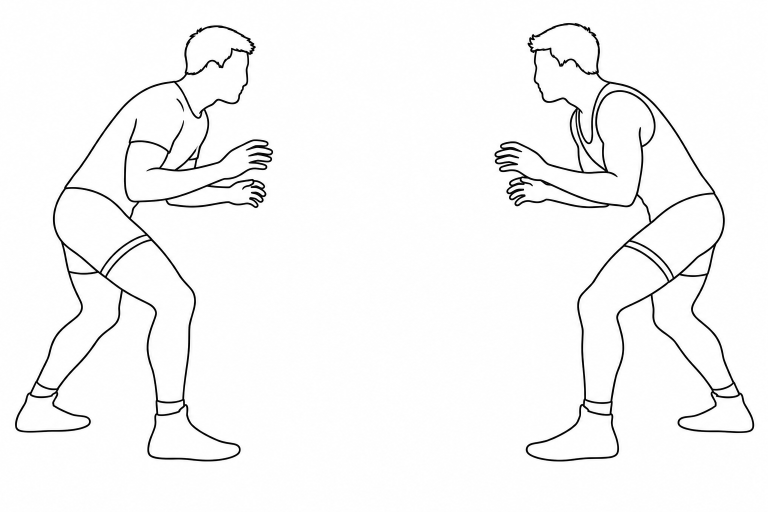
#> input picture tools/wrestle/raw/1.png, 1536 x 1024 px (shown at 1/2 size); its folder holds 4 pictures in this run
$ python build.py
#> lines starting #> are read from the running program, lines starting #| are printed output that depends on the picture; after the words box and inside, x2 and y2 are one past the last pixel; in counts of white or black regions, pixels touching at a corner belong together
"""
Build the home-page wrestling frames from the nine line drawings in raw/.

    python3 tools/wrestle/build.py          (from the repository root)

raw/1.png … raw/9.png are the drawings in action order:
  1 apart in stance   2 stepping in   3 stepping in, closer   4 stance, closer
  5 reaching          6 hand fight    7 first contact         8 tie-up   9 locked

What it does:
  • puts back the hairline and ear on the heads that were drawn without them
    (both men in frame 7, the man in the t-shirt in frame 9), copied from
    frame 4 and fitted to each head;
  • cuts each man out of frames 1–5, so the two can step in independently;
  • scales every frame to the same body size and puts every foot on one
    ground line;
  • chains the steps so a planted foot never slides: a step keeps the back
    foot where it was, and the stance after it keeps the front foot where it
    landed;
  • writes ivory line art (with a soft dark fill inside each body, so the
    figures read clearly over the scenery) to assets/img/wrestle/, plus
    frames.json, which says where each layer sits in every beat.
"""
import json, os
import cv2
import numpy as np
from PIL import Image

HERE = os.path.dirname(os.path.abspath(__file__))
ROOT = os.path.abspath(os.path.join(HERE, "..", ".."))
OUT = os.path.join(ROOT, "assets", "img", "wrestle")
W, H = 1536, 1024
GROUND = 922                                   # every foot ends up on this line
INK = np.array([210, 230, 239], np.float32)    # ivory lines (BGR) — #efe6d2
FILL = np.array([25, 17, 13], np.float32)      # dark navy inside the bodies (BGR) — #0d1119
FILL_ALPHA = 0.68
LINE_GROW = 3                                  # thicken the drawn lines a touch so they hold up on a phone (px)
RES = 0.75                                     # published size relative to the drawings; plenty for a retina screen
# frames 6–9 were drawn a little closer to the camera; this brings the men
# back to the size they are in frames 1–5 (measured from shoe length and head width)
SCALE = {6: 0.965, 7: 0.935, 8: 0.935, 9: 0.935}


def load(i):
#> called with i = 1
    return cv2.imread(os.path.join(HERE, "raw", f"{i}.png"), cv2.IMREAD_GRAYSCALE)
#> returned value is the input picture: shape (1024, 1536); min 0, max 255, mean 246.9


# ---- 1. heads drawn without a hairline -------------------------------------
def similarity(p, q, P, Q):
    """The rotation + scale + shift that takes points p, q to P, Q."""
    p, q, P, Q = [np.array(v, float) for v in (p, q, P, Q)]
    v, V = q - p, Q - P
    s = np.linalg.norm(V) / np.linalg.norm(v)
    a = np.arctan2(V[1], V[0]) - np.arctan2(v[1], v[0])
    M = np.array([[s * np.cos(a), -s * np.sin(a), 0], [s * np.sin(a), s * np.cos(a), 0]])
    M[:, 2] = P - M[:, :2] @ p
    return M


# The hairline and ear of each man in frame 4, traced as a path (so only that
# line is picked up), from the back of the head to the forehead.
HAIRLINE = {
    "A": [(505, 151), (515, 148), (530, 138), (540, 128), (550, 128), (560, 145), (570, 128), (583, 108), (605, 109)],
    "B": [(1022, 157), (1010, 150), (995, 138), (980, 128), (970, 128), (960, 148), (952, 130), (930, 110), (895, 110)],
}
# where that line belongs on each head that is missing it: back of head, forehead
HEAD_FIXES = {7: [("A", (596, 142), (716, 101)), ("B", (884, 140), (758, 105))],
              9: [("A", (654, 141), (736, 100))]}


def fix_heads(i, g):
    if i not in HEAD_FIXES:
        return g
    src = load(4)
    g = g.copy()
    for who, back, front in HEAD_FIXES[i]:
        pts = HAIRLINE[who]
        band = np.zeros_like(src)
        cv2.polylines(band, [np.array(pts, np.int32)], False, 255, 18)
        line = np.where((src < 150) & (band > 0), 255, 0).astype(np.uint8)
        M = similarity(pts[0], pts[-1], back, front)
        moved = cv2.warpAffine(line, M, (W, H), flags=cv2.INTER_LINEAR)
        moved = cv2.dilate(np.where(moved > 110, 255, 0).astype(np.uint8), np.ones((2, 2), np.uint8))
        moved = cv2.GaussianBlur(moved, (3, 3), 0)
        g = np.minimum(g, 255 - moved)
    return g


# ---- 2. measuring ------------------------------------------------------------
def split_column(g):
    """The empty column between the two men, when they aren't touching."""
    col = (g < 140).sum(0)
#> col = 1536 values, max 163 at index 1158, min 0 at index 0, mean 29.29
    empty = [x for x in range(500, 1050) if col[x] == 0]
#> empty = 443 values from 546 to 988
    return (empty[0] + empty[-1]) // 2 if empty else None


def feet(g, x0, x1):
    """Centres of the two shoes (left one first) and the lowest ink row."""
    ink = g[:, x0:x1] < 140
    ys, xs = np.nonzero(ink)
    top, bot = ys.min(), ys.max()
    fx = np.sort(xs[ys > bot - (bot - top) * 0.07] + x0)
    groups = [c for c in np.split(fx, np.where(np.diff(fx) > 25)[0] + 1) if len(c) > 20]
    groups.sort(key=len, reverse=True)
    cs = sorted(float((c.min() + c.max()) / 2) for c in groups[:2])
    return cs, int(bot)


# ---- 3. drawing the layers ---------------------------------------------------
CROPS = {}     # each layer's black-on-white drawing, full size — for tools/wrestle/video.py


def layer(g, x0, y0, x1, y1, name):
    """Ivory line art of g[y0:y1, x0:x1] with a soft fill inside the bodies."""
    CROPS[name] = g[y0:y1, x0:x1].copy()
    crop = cv2.erode(g[y0:y1, x0:x1], np.ones((LINE_GROW, LINE_GROW), np.uint8))
    dark = 255 - crop.astype(np.float32)
    line_a = np.clip((dark - 40) / 160, 0, 1)
    # outside = white reachable from the edge of the crop
    white = np.where(crop > 150, 255, 0).astype(np.uint8)
    pad = cv2.copyMakeBorder(white, 1, 1, 1, 1, cv2.BORDER_CONSTANT, value=255)
    mask = np.zeros((pad.shape[0] + 2, pad.shape[1] + 2), np.uint8)
    cv2.floodFill(pad, mask, (0, 0), 128)
    inside = (pad[1:-1, 1:-1] != 128).astype(np.float32)
    inside = cv2.GaussianBlur(inside, (5, 5), 0)
    fill_a = inside * FILL_ALPHA
    a = np.maximum(line_a, fill_a)
    rgb = (INK * line_a[..., None] + FILL * (1 - line_a[..., None]) * fill_a[..., None]) / np.maximum(a[..., None], 1e-6)
    out = np.dstack([np.clip(rgb, 0, 255), a * 255]).astype(np.uint8)
    w, h = round((x1 - x0) * RES), round((y1 - y0) * RES)
    out = cv2.resize(out, (w, h), interpolation=cv2.INTER_AREA)
    rgba = cv2.cvtColor(out, cv2.COLOR_BGRA2RGBA)
    Image.fromarray(rgba).save(os.path.join(OUT, name + ".webp"), "WEBP", quality=80, alpha_quality=70, method=6)
    return {"src": name + ".webp", "w": int(w), "h": int(h)}


def bbox(g, x0, x1, pad=10):
    ys, xs = np.nonzero(g[:, x0:x1] < 140)
    return (max(0, xs.min() + x0 - pad), max(0, ys.min() - pad), min(W, xs.max() + x0 + pad), min(H, ys.max() + pad))


def main():
    os.makedirs(OUT, exist_ok=True)
    for f in os.listdir(OUT):
        if f.endswith(".webp"):
            os.remove(os.path.join(OUT, f))
    layers, men, pairs = {}, {}, {}

    for i in range(1, 10):
        g = fix_heads(i, load(i))
        split = split_column(g) if i <= 5 else None
#> split = 767
        if split:
            for who, (x0, x1) in (("A", (0, split)), ("B", (split, W))):
                bx0, by0, bx1, by1 = bbox(g, x0, x1)
                (left, right), bot = feet(g, x0, x1)
                name = f"{who.lower()}{i}"
                layers[name] = layer(g, bx0, by0, bx1, by1, name)
                # A faces right, so his front foot is the right one; B the opposite
                front, rear = (right, left) if who == "A" else (left, right)
                men[name] = {"ox": bx0, "oy": by0, "front": front, "rear": rear, "dy": GROUND - bot}
#> this loop made 2 passes
#> (who, x0, x1, bx0, by0, bx1, by1, top in feet) on passes 1 to 2: ('A', 0, 767, 20, 41, 555, 932, 51), ('B', 767, 1536, 979, 36, 1517, 932, 46)
#> pass 1, in feet, `ink = g[:, x0:x1] < 140`:
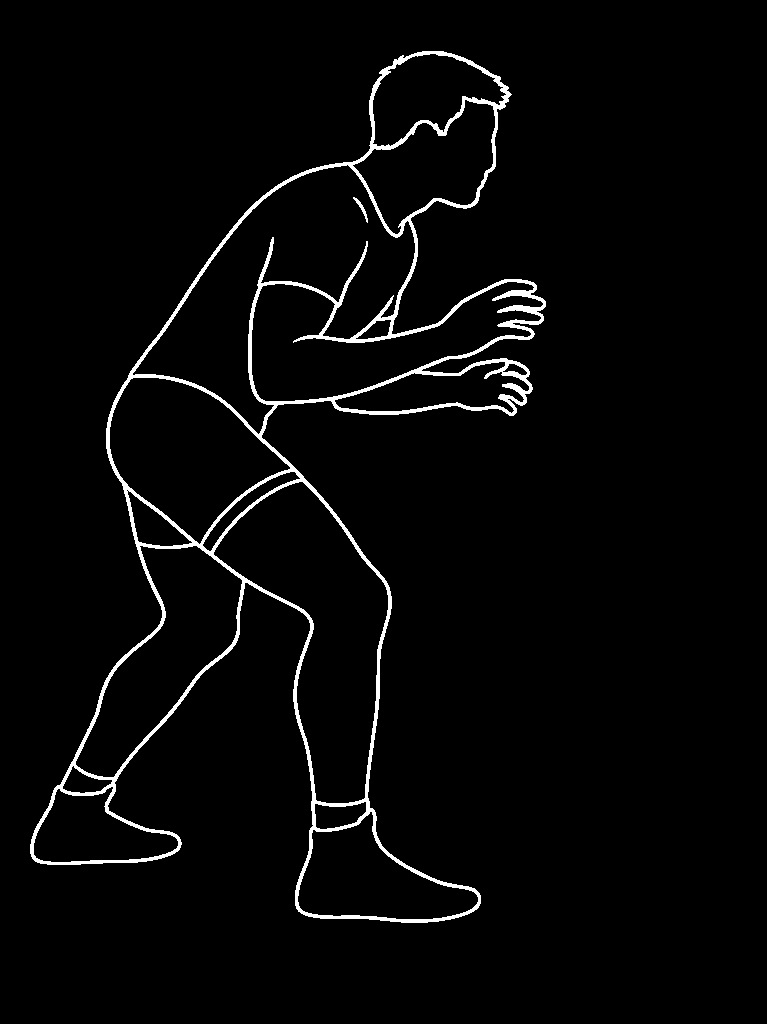
#> ink: shape (1024, 767) bool; 2.8% white; 2 white regions, box (x1, y1, x2, y2) and area: (30, 51, 546, 923) 21927, (353, 197, 368, 223) 83
#> pass 1, in layer, `crop = cv2.erode(g[y0:y1, x0:x1], np.ones((LINE_GROW, LINE_GROW), np.u..`:
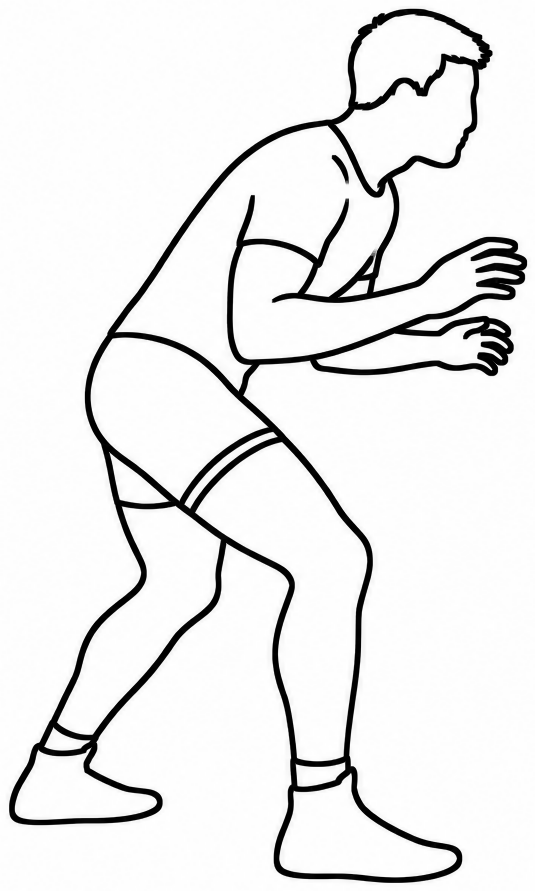
#> crop: shape (891, 535); min 0, max 255, mean 234.2
#> pass 1, in layer, `dark = 255 - crop.astype(np.float32)`:
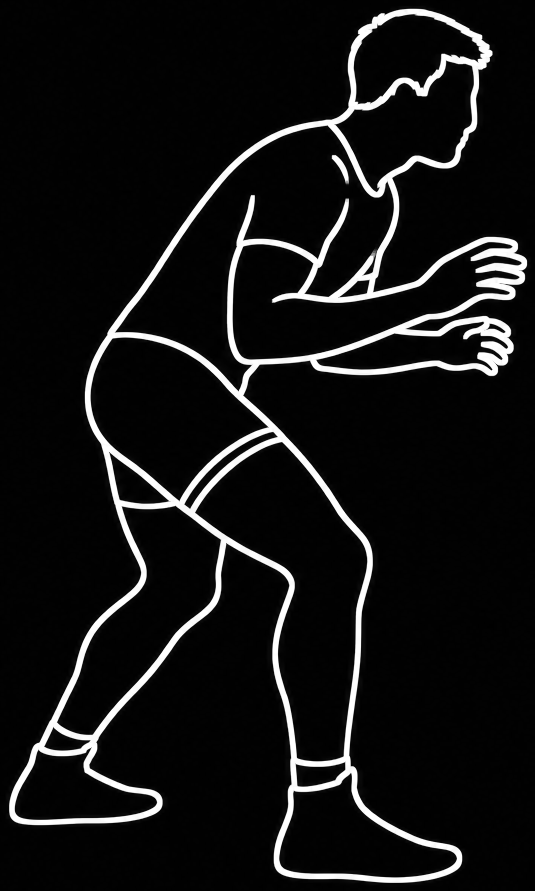
#> dark: shape (891, 535) float32; min 0, max 255, mean 20.8
#> after the loop, layers = 2 items; men = 2 items
        else:
            bx0, by0, bx1, by1 = bbox(g, 0, W)
            fa, bot_a = feet(g, 0, W // 2)
            fb, bot_b = feet(g, W // 2, W)
            ar, bl = fa[-1], fb[0]          # the two front feet, nearest the middle
            bot = max(bot_a, bot_b)
            s = SCALE.get(i, 1.0)
            name = f"p{i}"
            layers[name] = layer(g, bx0, by0, bx1, by1, name)
            X = lambda x: 768 + (x - 768) * s
            pairs[name] = {"x": X(bx0), "y": GROUND + (by0 - bot) * s, "s": s,
                           "a_front": X(ar), "b_front": X(bl)}
#> pass 2 of the loop in main, `for i in range(1, 10):`:
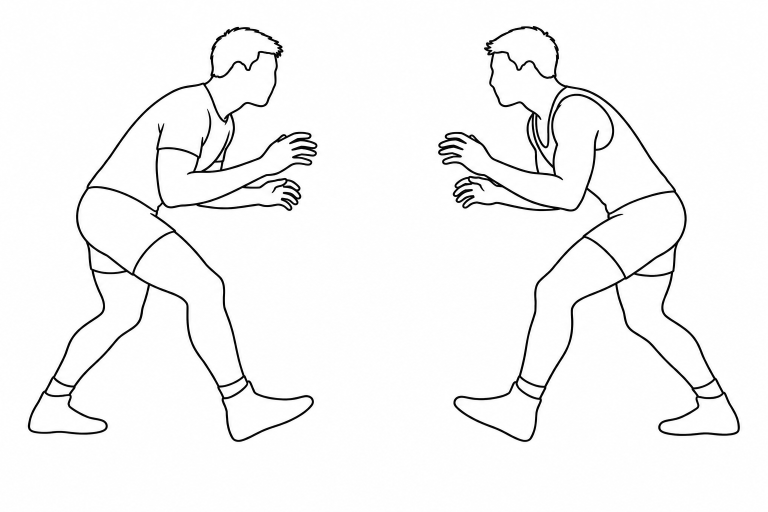
#> input picture tools/wrestle/raw/2.png, 1536 x 1024 px (shown at 1/2 size)
#> in load, returned value is the input picture: shape (1024, 1536); min 0, max 255, mean 245.8
#> split = 755
#> the loop in main, `for who, (x0, x1) in (("A", (0, split)), ("B", (split, W))):` made 2 passes
#> (who, x0, x1, bx0, by0, bx1, by1, top in feet) on passes 1 to 2: ('A', 0, 755, 46, 44, 644, 893, 54), ('B', 755, 1536, 866, 42, 1489, 893, 52)
#> pass 1, in feet (call 3), `ink = g[:, x0:x1] < 140`:
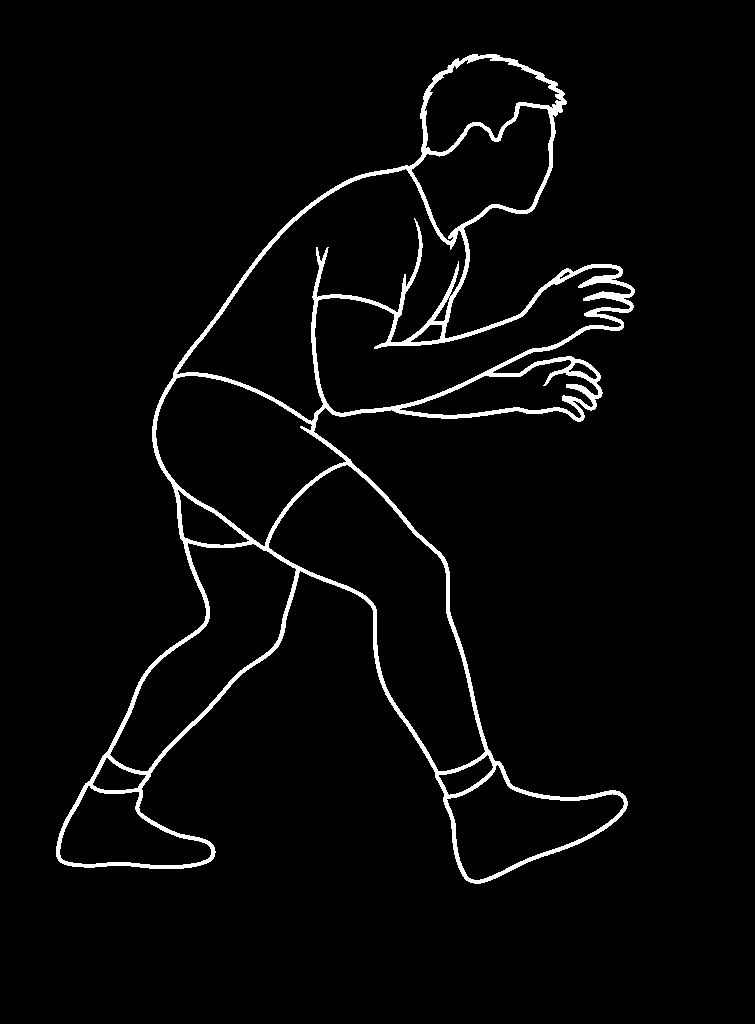
#> ink: shape (1024, 755) bool; 3.3% white; 1 white region, box (x1, y1, x2, y2) and area: (56, 54, 635, 884) 25367
#> pass 1, in layer (call 3), `dark = 255 - crop.astype(np.float32)`:
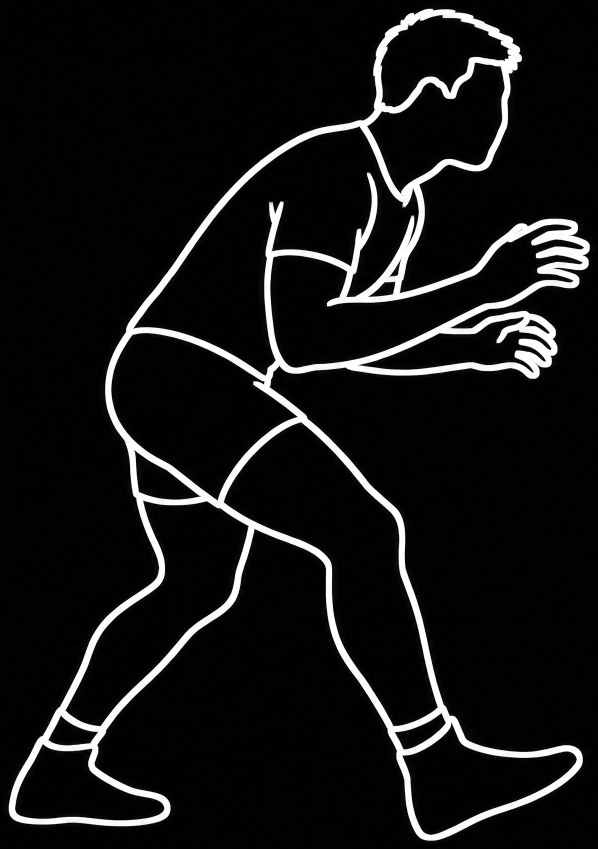
#> dark: shape (849, 598) float32; min 0, max 255, mean 21.4
#> after the loop in main, `for who, (x0, x1) in (("A", (0, split)), ("B", (split, W))):`: layers = 4 items
#> pass 3 of the loop in main, `for i in range(1, 10):`:
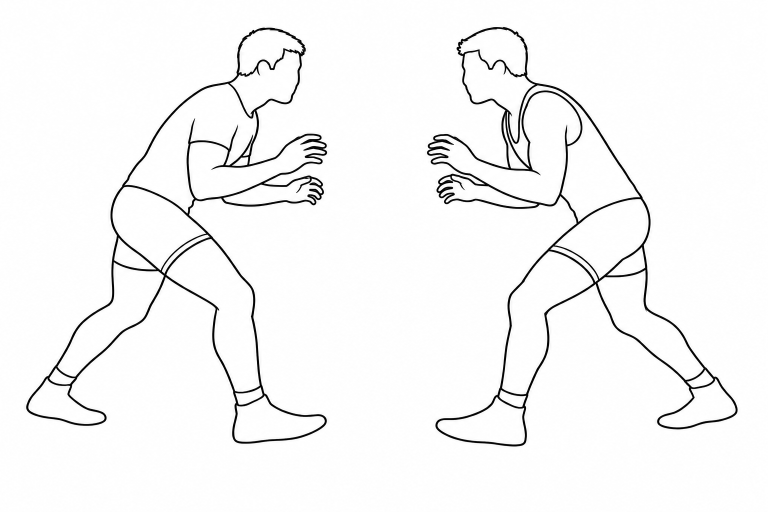
#> input picture tools/wrestle/raw/3.png, 1536 x 1024 px (shown at 1/2 size)
#> in load, returned value is the input picture: shape (1024, 1536); min 0, max 255, mean 246.5
#> split = 753
#> the loop in main, `for who, (x0, x1) in (("A", (0, split)), ("B", (split, W))):` made 2 passes
#> (who, x0, x1, bx0, by0, bx1, by1, top in feet) on passes 1 to 2: ('A', 0, 753, 42, 45, 663, 896, 55), ('B', 753, 1536, 844, 44, 1484, 902, 54)
#> pass 1, in feet (call 5), `ink = g[:, x0:x1] < 140`:
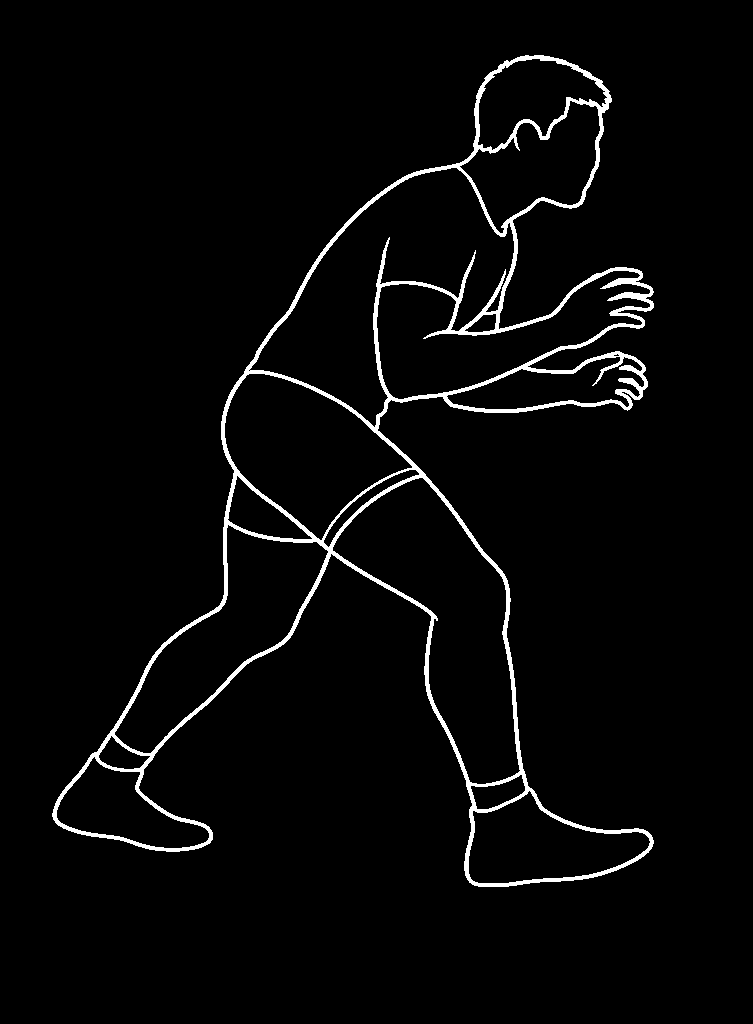
#> ink: shape (1024, 753) bool; 3% white; 1 white region, box (x1, y1, x2, y2) and area: (52, 55, 654, 887) 23375
#> pass 1, in layer (call 5), `dark = 255 - crop.astype(np.float32)`:
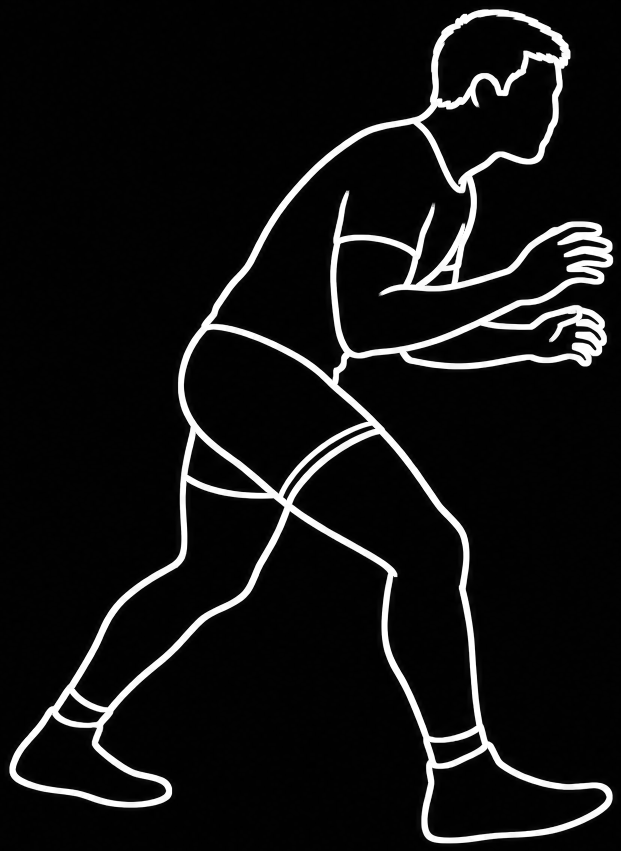
#> dark: shape (851, 621) float32; min 0, max 255, mean 19.5
#> after the loop in main, `for who, (x0, x1) in (("A", (0, split)), ("B", (split, W))):`: layers = 6 items
#> the loop made 5 passes; the first 3 are shown

    # ---- 4. chain the steps --------------------------------------------------
    # pose order for each man, and which foot stays planted coming into it
    seq = [(1, None), (2, "rear"), (4, "front"), (3, "rear"), (4, "front"), (5, "front")]

    def chain(who, end_front):
        xs, cur = [], 0.0
        for k, (i, keep) in enumerate(seq):
            m = men[f"{who}{i}"]
            if keep:
                prev_i = seq[k - 1][0]
                pm = men[f"{who}{prev_i}"]
                cur = (pm[keep] + xs[-1]) - m[keep]
            xs.append(cur)
        # shift the whole walk so the reach ends just short of the hand fight
        last = men[f"{who}{seq[-1][0]}"]
        shift = end_front - (last["front"] + xs[-1])
        return [x + shift for x in xs]

    gap = 16
    ax = chain("a", pairs["p6"]["a_front"] - gap)
    bx = chain("b", pairs["p6"]["b_front"] + gap)

    def man(who, k, xs):
        i = seq[k][0]
        m = men[f"{who}{i}"]
        return {"id": f"{who}{i}", "x": m["ox"] + xs[k], "y": m["oy"] + m["dy"], "s": 1}

    def pair(name):
        p = pairs[name]
        return {"id": name, "x": p["x"], "y": p["y"], "s": p["s"]}

    # A and B take turns to step, so they don't move in lockstep
    order = [(0, 0), (1, 0), (2, 1), (3, 2), (4, 3), (5, 4), (5, 5)]
    beats = [[man("a", a, ax), man("b", b, bx)] for a, b in order]
    beats += [[pair(n)] for n in ("p6", "p7", "p8", "p9")]

    # ---- 5. the stage that holds every beat ------------------------------------
    x0 = min(l["x"] for b in beats for l in b)
    y0 = min(l["y"] for b in beats for l in b)
    x1 = max(l["x"] + layers[l["id"]]["w"] / RES * l["s"] for b in beats for l in b)
    y1 = max(l["y"] + layers[l["id"]]["h"] / RES * l["s"] for b in beats for l in b)
    m = 12
    for b in beats:
        for l in b:
            l["x"] = round(float(l["x"] - x0 + m) * RES, 1)
            l["y"] = round(float(l["y"] - y0 + m) * RES, 1)
            l["s"] = round(float(l["s"]), 4)
    data = {"w": int(round((x1 - x0 + 2 * m) * RES)), "h": int(round((y1 - y0 + 2 * m) * RES)), "layers": layers, "beats": beats}
    with open(os.path.join(OUT, "frames.json"), "w") as f:
        json.dump(data, f, indent=1)
    print("stage", data["w"], "x", data["h"], "·", len(beats), "beats ·", len(layers), "layers")
    return data


if __name__ == "__main__":
#> (the run stopped early here; a loop or call above may not have finished)
